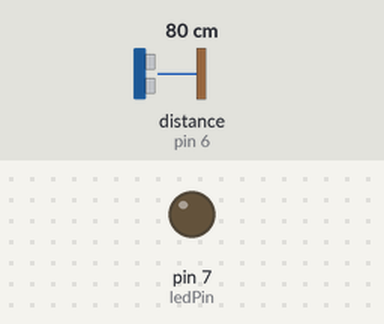
Bench run of a sketch on a simulated Arduino Uno, built with avr-gcc and run on an emulated ATmega328P. On the bench: output pins drawn as LEDs (lit = HIGH). Wiring (inferred from the names in the program): ultrasonic range finder: trigger pin 5; echo pin 6. Dashed ring = blinking. The inputs (shaded band) are chosen by the test bench; at power-on: distance to the obstacle (sensor on pin 6) 80 cm. The echo pulse lasts 58.3 µs per cm; pins used as bus, display or sensor lines are not drawn.

Above: at 1.2 s.
1.3 s: distance to the obstacle (sensor on pin 6) set to 23 cm
2.8 s: distance to the obstacle (sensor on pin 6) set to 18 cm
At 2.95 s:
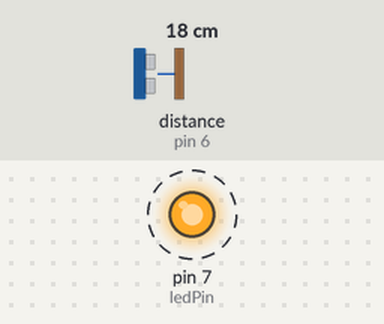
5.8 s: distance to the obstacle (sensor on pin 6) set to 13 cm
At 6.9 s:
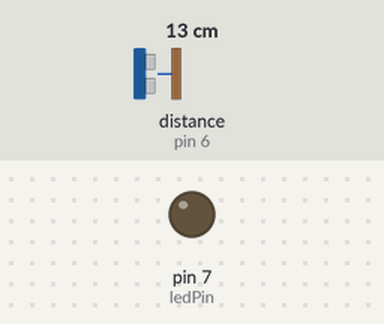
Timing chart, 0 to 8.8 s (numbered marks = the images above; inputs shaded):
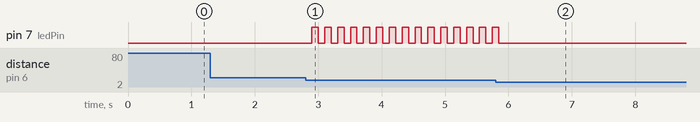

Measured:
- the behaviour switches between 21 and 20 cm on distance to the obstacle (sensor on pin 6) (found by bisection; images 0 and 1)
- the behaviour switches between 16 and 15 cm on distance to the obstacle (sensor on pin 6) (found by bisection; images 1 and 2)
- after the input at 1.3 s, every drawn part: stays the same
- after the input at 2.8 s, pin 7 (ledPin): alternates HIGH for 0.10 s and LOW for 0.10 s, starting after 0.10 s
- after the input at 5.8 s, pin 7 (ledPin): goes on until 5.8 s, then stays LOW

The sketch:

KhanhUltrasonic.ino
```cpp
int trigPin = 5;
int echoPin = 6;
int ledPin = 7;
long duration, cm, inches;
boolean ledOn = false;


void setup() {
  // put your setup code here, to run once:
  Serial.begin(9600);
  pinMode(trigPin, OUTPUT);
  pinMode(echoPin, INPUT);
  pinMode(ledPin, OUTPUT);
}

void loop() {
  // put your main code here, to run repeatedly:

  // Clears the trigPin
  digitalWrite(trigPin, LOW);
  delayMicroseconds(2);

  // Sets the trigPin on HIGH state for 10 micro seconds
  digitalWrite(trigPin, HIGH);
  delayMicroseconds(10);
  digitalWrite(trigPin, LOW);

  // Reads the echoPin, returns the sound wave travel time in microseconds
  duration = pulseIn(echoPin, HIGH);

  cm = (duration/2) / 29.1;
  inches = (duration/2) / 74;

  if(!ledOn && 5<inches && inches<8){
    digitalWrite(ledPin,HIGH);
    ledOn = true;
  } else if(ledOn){
    digitalWrite(ledPin,LOW);
    ledOn = false;
  }

  delay(100);

}
```
